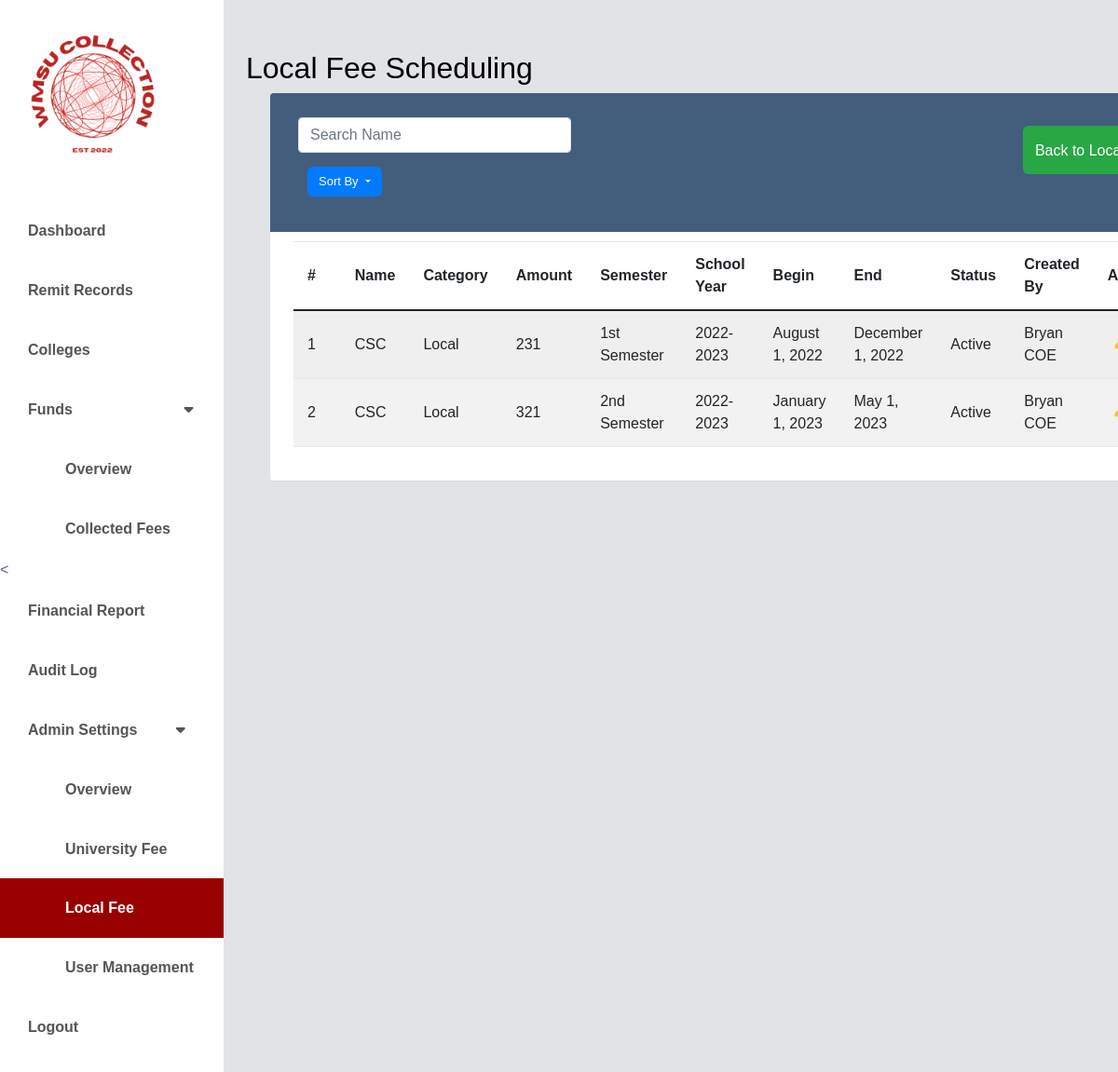
/local/localSchedule.php (signed in), run on the app's committed database.
### tables this page shows
CREATE TABLE `local_fee_schedule` (
  `id` int(11) NOT NULL,
  `semester_id` int(11) NOT NULL,
  `academic_year_id` int(11) NOT NULL,
  `college_id` int(11) NOT NULL,
  `local_fee_id` int(11) NOT NULL,
  `local_amount` int(11) NOT NULL,
  `is_active` tinyint(1) DEFAULT 1,
  `local_start_date` date DEFAULT NULL,
  `local_end_date` date DEFAULT NULL,
  `created_by` varchar(50) DEFAULT NULL,
  `created_at` timestamp NOT NULL DEFAULT current_timestamp(),
  `updated_at` timestamp NOT NULL DEFAULT current_timestamp() ON UPDATE current_timestamp(),
  `is_current` tinyint(1) NOT NULL DEFAULT 1
);

CREATE TABLE `local_fee` (
  `id` int(11) NOT NULL,
  `local_fee_type` varchar(50) DEFAULT 'Local',
  `local_name` varchar(50) NOT NULL,
  `created_by` varchar(50) DEFAULT NULL,
  `created_at` timestamp NOT NULL DEFAULT current_timestamp(),
  `updated_at` timestamp NOT NULL DEFAULT current_timestamp() ON UPDATE current_timestamp(),
  `college_id` int(11) NOT NULL
);

CREATE TABLE `semesters` (
  `id` int(11) NOT NULL,
  `semester_name` varchar(20) NOT NULL,
  `created_at` timestamp NOT NULL DEFAULT current_timestamp(),
  `updated_at` timestamp NOT NULL DEFAULT current_timestamp() ON UPDATE current_timestamp()
);

CREATE TABLE `academic_year` (
  `id` int(11) NOT NULL,
  `academic_name` varchar(50) NOT NULL,
  `academic_start_date` date NOT NULL,
  `academic_end_date` date NOT NULL,
  `is_active` tinyint(1) NOT NULL DEFAULT 1,
  `created_at` timestamp NOT NULL DEFAULT current_timestamp(),
  `updated_at` timestamp NOT NULL DEFAULT current_timestamp() ON UPDATE current_timestamp()
);

### classes/localfeeSched.class.php (called while the page is built, shortened)
<?php
require_once 'database.class.php';
class localFeeSched {
    protected $db;
    function __construct() {
        $this->db = new Database();
    }
    function showAllDetails() {
        $sql = "SELECT ufs.id, ufs.local_start_date, ufs.local_amount, ufs.local_end_date, ufs.created_by, ufs.is_active, uf.local_name, uf.local_fee_type, s.semester_name, sy.academic_name, c.college_name
                FROM local_fee_schedule ufs
                JOIN local_fee uf ON ufs.local_fee_id = uf.id
                JOIN semesters s ON ufs.semester_id = s.id
                JOIN academic_year sy ON ufs.academic_year_id = sy.id
                JOIN colleges c ON ufs.college_id = c.id";
        $stmt = $this->db->connect()->prepare($sql);
        $stmt->execute();
        return $stmt->fetchAll(PDO::FETCH_ASSOC);
    }
}
?>

### classes/database.class.php (called while the page is built)
<?php
class Database {
    private $host = 'localhost';
    private $username = 'root';
    private $password = '';
    private $database = 'wmsu';
    protected $connection;
    public function connect() {
        try {
            $dsn = "mysql:host=$this->host;dbname=$this->database;charset=utf8mb4";
            $options = [
                PDO::ATTR_ERRMODE => PDO::ERRMODE_EXCEPTION,
                PDO::ATTR_DEFAULT_FETCH_MODE => PDO::FETCH_ASSOC,
                PDO::ATTR_EMULATE_PREPARES => false,
            ];
            $this->connection = new PDO($dsn, $this->username, $this->password, $options);
        } catch (PDOException $e) {
            echo "Connection error: " . $e->getMessage();
            die();
        }
        return $this->connection;
    }
}
?>

### local/localSchedule.php (the view, shortened to what this page needs)
<?php
	require_once '../classes/database.class.php';
	require_once '../classes/localfeeSched.class.php';
?>
<!doctype html>
<html lang="en" class="no-js">
  <html>
    <head>
    <link href="https://cdn.jsdelivr.net/npm/bootstrap@5.0.0-beta3/dist/css/bootstrap.min.css" rel="stylesheet" />
    <link rel="stylesheet" href="https://cdnjs.cloudflare.com/ajax/libs/font-awesome/5.15.3/css/all.min.css" />
	<link rel="stylesheet" href="https://stackpath.bootstrapcdn.com/bootstrap/4.5.0/css/bootstrap.min.css">
	<link rel="stylesheet" href="https://maxcdn.bootstrapcdn.com/font-awesome/4.7.0/css/font-awesome.min.css">
    <link rel="stylesheet" href="../css/fees.css" />
    <link rel="stylesheet" href="../css/dashboard.css"/>
    </head>
      <body>
      <div class="d-flex" id="wrapper">
        <div class="bg-white" id="sidebar-wrapper">
            <img src="../images/logo.jpg" width ="200" alt="CCS COLLECTION FEE">
            <div class="list-group list-group-flush my-3">
                <a href="../admin/dashboard-main.php" class="list-group-item list-group-item-action bg-hover first-text fw-bold ">Dashboard</a>
                <a href="../remit-records/remit-records.php" class="list-group-item list-group-item-action bg-hover first-text fw-bold ">Remit Records</a>
                <a href="../college/new-college.php" class="list-group-item list-group-item-action bg-hover first-text fw-bold">Colleges</a>
                <button class="list-group-item list-group-item-action bg-hover second-text dropdown-btn fw-bold">Funds</a>
                <i class="fa fa-caret-down" style="margin-left: 115px;"></i>
                </button>
                <div class="dropdown-container">
                    <a href="../funds/overview_funds.php" class="list-group-item list-group-item-action bg-hover first-text fw-bold" style="text-decoration:none; padding-left: 70px;">Overview</a>
                    <a href="../funds/collected-fees.php" class="list-group-item list-group-item-action bg-hover first-text fw-bold " style="text-decoration:none; padding-left: 70px;">Collected Fees</a><
                </div>
                <a href="../financial-report/financial-report.php" class="list-group-item list-group-item-action bg-hover first-text fw-bold">Financial Report</a>
                <a href="../audit-log/audit-log.php" class="list-group-item list-group-item-action bg-hover first-text fw-bold">Audit Log</a>
                <button class="list-group-item list-group-item-action bg-hover second-text dropdown-btn fw-bold">Admin Settings</a>
                <i class="fa fa-caret-down" style="margin-left: 37px;"></i>
                </button>
                <div class="">
                    <a href="../admin-settings/overview_settings.php" class="list-group-item list-group-item-action bg-hover first-text fw-bold" style="text-decoration:none; padding-left: 70px;">Overview</a></ul>
                    <a href="../university/university.php" class="list-group-item list-group-item-action bg-hover first-text fw-bold " style="text-decoration:none; padding-left: 70px;">University Fee</a></ul>
                    <a href="../local/localfees.php"class="list-group-item list-group-item-action bg-hover first-text fw-bold active"  style="text-decoration:none; padding-left: 70px;">Local Fee</a></ul>
                    <a href="../admin-settings/user.php" class="list-group-item list-group-item-action bg-hover first-text fw-bold" style="text-decoration:none; padding-left: 70px;">User Management</a></ul>
                </div>
                <a href="../public/logout.php" class="list-group-item list-group-item-action bg-hover fw-bold">Logout</a>
</div>
        </div>
		<div class="table-responsive">
	<div id="page-content-wrapper">
    <nav class="navbar navbar-expand-lg navbar-light bg-active py-4 px-4">
        <div class="d-flex align-items-center">
            <h2 class="fs-2 m-0">Local Fee Scheduling</h2>
        </div>
    </nav>
		<div class="table-wrapper">
		<div class="table-title">
				<div class="row">
					<div class="col-sm-4 pr-auto">
					<input class="form-control border" type="search" name= "search" id="search-input" placeholder="Search Name">
					<button class="btn btn-primary dropdown-toggle" id ="sort-by" type="button" data-toggle="dropdown" aria-haspopup="true" aria-expanded="false">Sort By </button>
					</div>
          <div class="col-sm-8 p-auto mr-auto">
						<a href="localfees.php" class="btn btn-success" style = " padding: 13px; margin-top: 19px; border-radius:6px;"> <span>Back to Local Fees</span></a>
					</div>
				</div>
			</div>
			<div class="table-title">
			</div>
			<table class="table table-striped table-hover">
				<thead>
					<tr>
						<th>#</th>
						<th>Name</th>
						<th>Category</th>
						<th>Amount</th>
                        <th>Semester</th>
                        <th>School Year</th>
                        <th>Begin</th>
                        <th>End</th>
                        <th>Status</th>
                        <th>Created By</th>
						<th>Action</th>
					</tr>
				</thead>
				<tbody>
                    <?php
                    $FeeSched = new localFeeSched();
                    $FeeSchedData = $FeeSched->showAllDetails();
    $i = 1;
    foreach($FeeSchedData as $FeeSched) {
?>
            <tr>
            <td><?php echo $i; ?></td>
                    <td><?php echo $FeeSched['local_name']; ?></td>
                    <td><?php echo $FeeSched['local_fee_type']; ?></td>
                    <td><?php echo $FeeSched['local_amount']; ?></td>
                    <td><?php echo $FeeSched['semester_name']; ?></td>
                    <td><?php echo $FeeSched['academic_name']; ?></td>
                    <td><?php echo date('F j, Y', strtotime($FeeSched['local_start_date'])); ?></td>
                    <td><?php echo date('F j, Y', strtotime($FeeSched['local_end_date'])); ?></td>
                    <td><?php echo ($FeeSched['is_active'] == 1) ? "Active" : "Not Active"; ?></td>
                    <td><?php echo $FeeSched['created_by']; ?> </td>
                   <td><a href="universityfees.php?id=<?php echo $FeeSched['id']; ?>" class="edit"><i class="material-icons" title="Edit">&#xE254;</i></a></td>
            </tr>
<?php
            $i++;
        }
?>
</body>
</html>

### css/fees.css (style rules this page uses)
:root { --main-bg-color: #009d63; --main-text-color: #009d63; --second-text-color: #bbbec5; --second-bg-color: #c1efde; }
.second-text { color: var(--second-text-color); }
#wrapper { overflow-x: hidden; background-image: linear-gradient( to right, #baf3d7, #c2f5de, #cbf7e4, #d4f8ea, #ddfaef ); }
#sidebar-wrapper { min-height: 100vh; margin-left: -15rem; -webkit-transition: margin 0.25s ease-out; -moz-transition: margin 0.25s ease-out; -o-transition: margin 0.25s ease-out; transition: margin 0.25s ease-out; }
#sidebar-wrapper .list-group { width: 15rem; }
#page-content-wrapper { min-width: 100vw; padding-right: 20px; }
.list-group-item { border: none; background-color: #FFF; color: #555; padding: 20px 30px; }
.list-group-item.active { background-color: #04AA6D; color: white; }
@media (min-width: 768px) { #sidebar-wrapper { margin-left: 0; } }
@media (min-width: 768px) { #page-content-wrapper { min-width: 0; width: 100%; } }
body { color: #566787; background: #f5f5f5; font-family: 'Poppins', sans-serif; height: 100%; font-size: 1rem; }
.fs-2 { font-size:calc(1.325rem + 9.vw)!important; }
.h1, .h3, .h4, .h5, .h6, h1, h2, h3, h4, h5, h6 { margin-top: 0; margin-bottom: 0.5rem; font-weight: 500; line-height: 1.2; color:#000; }
.table-responsive { margin: 30px 0; }
.table-wrapper { background: #fff; padding: 20px 25px; margin-left: 50px; border-radius: 3px; min-width: 1000px; box-shadow: 0 1px 1px rgb(0 0 0 / 5%); overflow: hidden; }
.table-title { padding-bottom: 15px; background: #435d7d; color: #fff; padding: 16px 30px; min-width: 100%; margin: -20px -25px 10px; border-radius: 3px 3px 0 0; }
.table-title .btn { color: #fff; float: right; font-size: 13px; border: none; min-width: 50px; border-radius: 2px; border: none; outline: none !important; margin-left: 10px; }
.table-title .btn span { float: left; margin-top: 2px; }
table.table tr th, table.table tr td { border-color: #e9e9e9; padding: 12px 15px; vertical-align: middle; }
table.table tr th:first-child { width: 60px; }
table.table tr th:last-child { width: 100px; }
table.table-striped tbody tr:nth-of-type(odd) { background-color: #fcfcfc; }
table.table td:last-child i { opacity: 0.9; font-size: 22px; margin: 0 5px; }
table.table td a { font-weight: bold; color: #566787; display: inline-block; text-decoration: none; outline: none !important; }
table.table td a.edit { color: #FFC107; }
table.table td i { font-size: 19px; }
.pb-4 , .px-4 { padding-bottom: 0.5rem!important; }
.fs-2 { font-size: calc(1.325rem + 9.vw)!important; font-weight: 400; }
#sort-by { margin-top: 15px; border-radius: 6px; float: left; }
#search-input { margin-top: 10px; }
.btn:not(:disabled):not(.disabled) { cursor: pointer; margin-top: 27px; }
.table-title .btn span { float: left; margin-top: 2px; font-size: 16px; }

### css/dashboard.css (style rules this page uses)
* { font-family: 'Poppins', sans-serif; }
:root { --main-bg-color: #009d63; --main-text-color: #009d63; --second-text-color: #bbbec5; --second-bg-color: #c1efde; }
.second-text { color: var(--second-text-color); }
#wrapper { overflow-x: hidden; background-image: linear-gradient( to right, #e1e3e6, #e1e3e6, #e1e3e6, #e1e3e6, #e1e3e6 ); }
#sidebar-wrapper { min-height: 100vh; margin-left: -15rem; -webkit-transition: margin 0.25s ease-out; -moz-transition: margin 0.25s ease-out; -o-transition: margin 0.25s ease-out; transition: margin 0.25s ease-out; }
#sidebar-wrapper .list-group { width: 15rem; }
#page-content-wrapper { min-width: 100vw; }
.list-group-item { border: none; background-color: #FFF; color: #555; padding: 20px 30px; }
.list-group-item.active { background-color: #990000; color: white; }
@media (min-width: 768px) { #sidebar-wrapper { margin-left: 0; } }
@media (min-width: 768px) { #page-content-wrapper { min-width: 0; width: 100%; } }
body { margin: 0; padding: 0; background-color: var(--second-bg-color); }
table { border-collapse: collapse; width: 100%; }
th, td { text-align: left; padding: 8px; }
th { background-color: #007bff; }
tr:nth-child(even) { background-color: #f2f2f2; }
td a { color: #007bff;; }

### data on the page
local_fee_schedule: local_fee.local_name "CSC", local_fee.local_fee_type "Local", local_amount "231", semester.semester_name "1st Semester", academic_year.academic_name "2022-2023", local_start_date "August 1, 2022", local_end_date "December 1, 2022", is_active "Active", created_by "Bryan COE"
local_fee_schedule: local_fee.local_name "CSC", local_fee.local_fee_type "Local", local_amount "321", semester.semester_name "2nd Semester", academic_year.academic_name "2022-2023", local_start_date "January 1, 2023", local_end_date "May 1, 2023", is_active "Active", created_by "Bryan COE"
